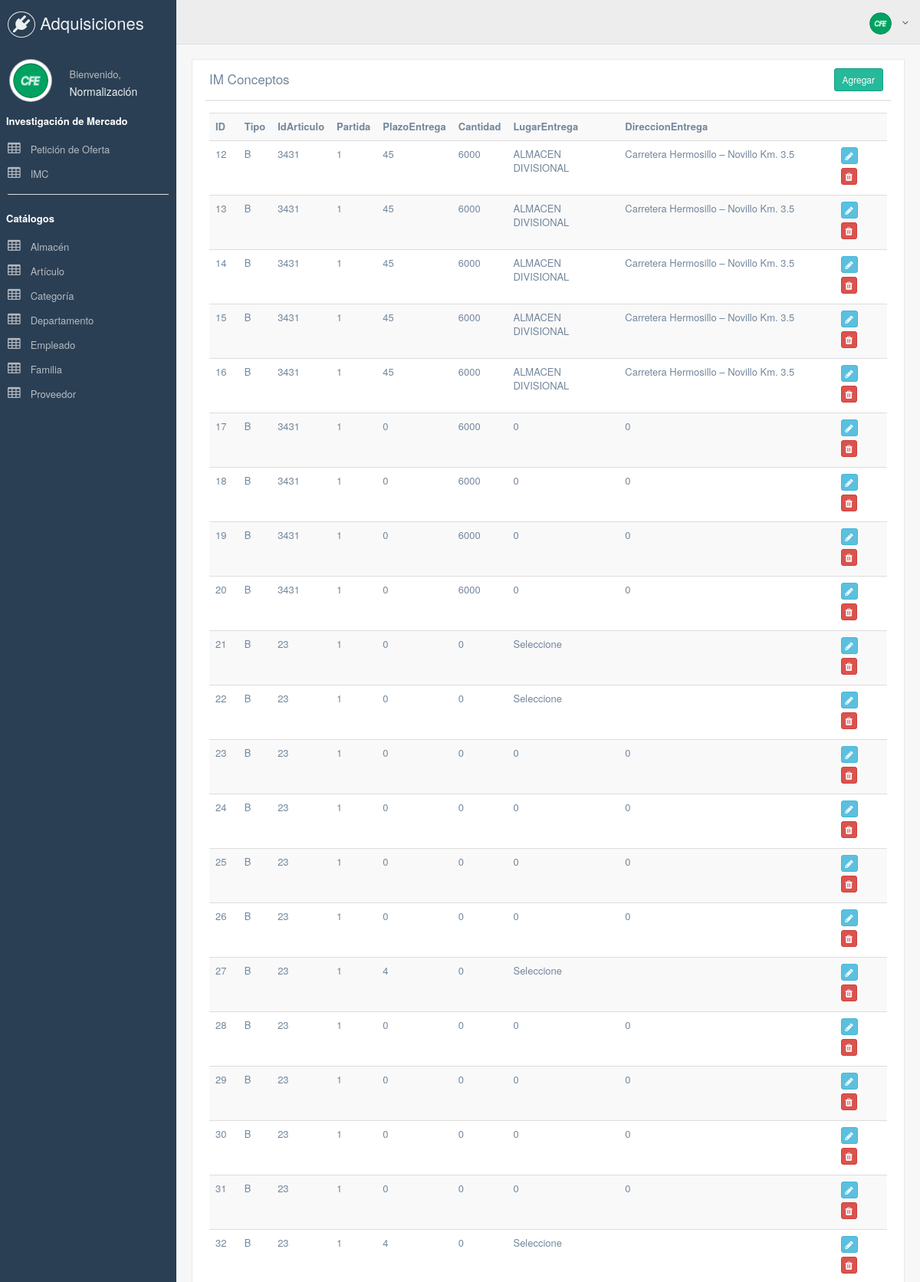
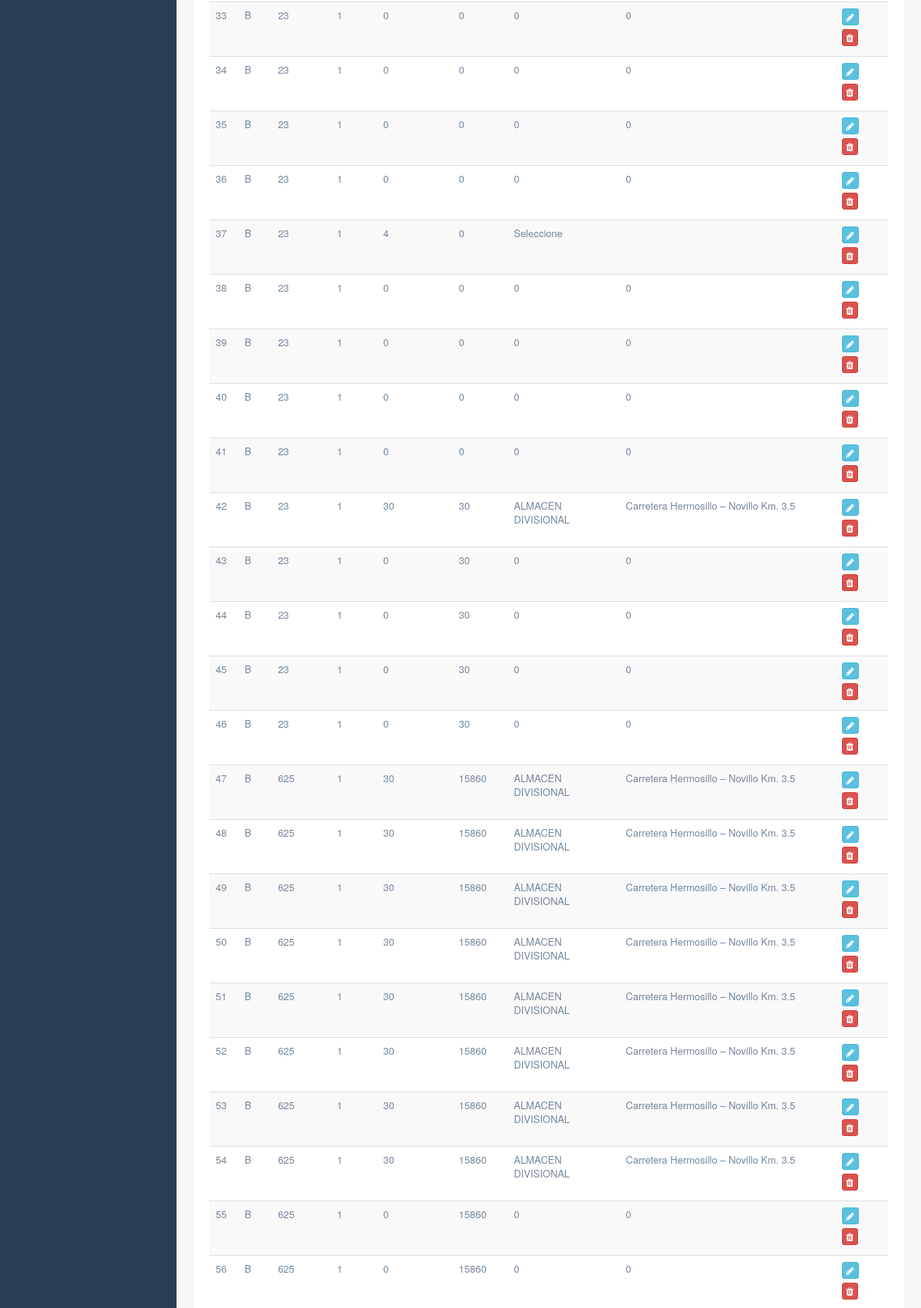
/index.php/im_concepto (upper part), run on the app's committed database (2 pictures, top to bottom).
### tables this page shows
CREATE TABLE `im_concepto` (
  `id` int(11) NOT NULL,
  `idImg` int(11) NOT NULL,
  `idPog` int(11) NOT NULL,
  `tipo` char(1) NOT NULL COMMENT 'B = Bienes, S = Servicios',
  `idArticulo` int(11) NOT NULL,
  `idProveedor` int(11) NOT NULL,
  `partida` int(11) NOT NULL,
  `plazoEntrega` int(11) NOT NULL,
  `cantidad` int(11) NOT NULL,
  `cantidadPO` int(11) NOT NULL,
  `cantidadIM` varchar(11) NOT NULL DEFAULT 'N/C',
  `preciounitarioIM` decimal(15,2) NOT NULL,
  `importeIM` decimal(15,2) NOT NULL,
  `moneda` varchar(5) NOT NULL,
  `tipoCambio` float NOT NULL,
  `fechaElaboracion` date NOT NULL COMMENT 'Fecha correspondiente al tipo de cambio guardado',
  `lugarEntrega` varchar(255) NOT NULL,
  `direccionEntrega` varchar(255) NOT NULL,
  `idAlmacen` int(11) NOT NULL,
  `cotizado` varchar(1) NOT NULL COMMENT 'S = SI COTIZO, N = NO COTIZO'
);

### application/controllers/Im_concepto.php (called while the page is built, shortened)
<?php
class Im_concepto extends CI_Controller{
    function __construct()
    {
        $this->load->model('Imconceptomodel');
    }
    function index()
    {
        $data['listaim_concepto'] = $this->Imconceptomodel->get_all_listaim_concepto();
        $data['_view'] = 'im_concepto/index';
        $this->load->view('layouts/main',$data);
    }
}

### index.php (called while the page is built, shortened)
<?php
require_once BASEPATH.'core/CodeIgniter.php';

### application/models/Imconceptomodel.php (called while the page is built, shortened)
<?php
class Imconceptomodel extends CI_Model
{
    function get_all_listaim_concepto()
    {
        return $this->db->get('im_concepto')->result_array();
    }
}

### application/views/im_concepto/index.php (the view)
<div class="row">
  	<div class="col-md-12 col-sm-12 col-xs-12">
        <div class="x_panel">
          	<div class="x_title">
                <h2>IM Conceptos</h2>
                <div class="nav navbar-right">
					<a href="<?php echo site_url('im_concepto/add'); ?>" class="btn btn-success btn-sm">Agregar</a>
				</div>
                <div class="clearfix"></div>
          	</div>
          	<div class="x_content">
  				<table class="table table-striped">
				    <tr>
						<th>ID</th>
						<th>Tipo</th>
						<th>IdArticulo</th>
						<th>Partida</th>
						<th>PlazoEntrega</th>
						<th>Cantidad</th>
						<th>LugarEntrega</th>
						<th>DireccionEntrega</th>
						<th></th>
				    </tr>
					<?php foreach($listaim_concepto as $i){ ?>
				    <tr>
						<td><?php echo $i['id']; ?></td>
						<td><?php echo $i['tipo']; ?></td>
						<td><?php echo $i['idArticulo']; ?></td>
						<td><?php echo $i['partida']; ?></td>
						<td><?php echo $i['plazoEntrega']; ?></td>
						<td><?php echo $i['cantidad']; ?></td>
						<td><?php echo $i['lugarEntrega']; ?></td>
						<td><?php echo $i['direccionEntrega']; ?></td>
						<td>
				            <a href="<?php echo site_url('im_concepto/edit/'.$i['id']); ?>" class="btn btn-info btn-xs"><span class="fa fa-pencil"></span> </a>
				            <a href="<?php echo site_url('im_concepto/remove/'.$i['id']); ?>" class="btn btn-danger btn-xs"><span class="fa fa-trash"></span> </a>
				        </td>
				    </tr>
					<?php } ?>
				</table>
          	</div>
        </div>
  	</div>
</div>

### application/views/layouts/main.php (style rules this page uses)
a { color: #b6bac1; }

### data on the page
im_concepto: id "12", tipo "B", idArticulo "3431", partida "1", plazoEntrega "45", cantidad "6000", lugarEntrega "ALMACEN DIVISIONAL", direccionEntrega "Carretera Hermosillo – Novillo Km. 3.5"
im_concepto: id "13", tipo "B", idArticulo "3431", partida "1", plazoEntrega "45", cantidad "6000", lugarEntrega "ALMACEN DIVISIONAL", direccionEntrega "Carretera Hermosillo – Novillo Km. 3.5"
im_concepto: id "14", tipo "B", idArticulo "3431", partida "1", plazoEntrega "45", cantidad "6000", lugarEntrega "ALMACEN DIVISIONAL", direccionEntrega "Carretera Hermosillo – Novillo Km. 3.5"
im_concepto: id "15", tipo "B", idArticulo "3431", partida "1", plazoEntrega "45", cantidad "6000", lugarEntrega "ALMACEN DIVISIONAL", direccionEntrega "Carretera Hermosillo – Novillo Km. 3.5"
im_concepto: id "16", tipo "B", idArticulo "3431", partida "1", plazoEntrega "45", cantidad "6000", lugarEntrega "ALMACEN DIVISIONAL", direccionEntrega "Carretera Hermosillo – Novillo Km. 3.5"
im_concepto: id "17", tipo "B", idArticulo "3431", partida "1", plazoEntrega "0", cantidad "6000", lugarEntrega "0", direccionEntrega "0"
im_concepto: id "18", tipo "B", idArticulo "3431", partida "1", plazoEntrega "0", cantidad "6000", lugarEntrega "0", direccionEntrega "0"
im_concepto: id "19", tipo "B", idArticulo "3431", partida "1", plazoEntrega "0", cantidad "6000", lugarEntrega "0", direccionEntrega "0"
im_concepto: id "20", tipo "B", idArticulo "3431", partida "1", plazoEntrega "0", cantidad "6000", lugarEntrega "0", direccionEntrega "0"
im_concepto: id "21", tipo "B", idArticulo "23", partida "1", plazoEntrega "0", cantidad "0", lugarEntrega "Seleccione"
im_concepto: id "22", tipo "B", idArticulo "23", partida "1", plazoEntrega "0", cantidad "0", lugarEntrega "Seleccione"
im_concepto: id "23", tipo "B", idArticulo "23", partida "1", plazoEntrega "0", cantidad "0", lugarEntrega "0", direccionEntrega "0"
im_concepto: id "24", tipo "B", idArticulo "23", partida "1", plazoEntrega "0", cantidad "0", lugarEntrega "0", direccionEntrega "0"
im_concepto: id "25", tipo "B", idArticulo "23", partida "1", plazoEntrega "0", cantidad "0", lugarEntrega "0", direccionEntrega "0"
im_concepto: id "26", tipo "B", idArticulo "23", partida "1", plazoEntrega "0", cantidad "0", lugarEntrega "0", direccionEntrega "0"
im_concepto: id "27", tipo "B", idArticulo "23", partida "1", plazoEntrega "4", cantidad "0", lugarEntrega "Seleccione"
im_concepto: id "28", tipo "B", idArticulo "23", partida "1", plazoEntrega "0", cantidad "0", lugarEntrega "0", direccionEntrega "0"
im_concepto: id "29", tipo "B", idArticulo "23", partida "1", plazoEntrega "0", cantidad "0", lugarEntrega "0", direccionEntrega "0"
im_concepto: id "30", tipo "B", idArticulo "23", partida "1", plazoEntrega "0", cantidad "0", lugarEntrega "0", direccionEntrega "0"
im_concepto: id "31", tipo "B", idArticulo "23", partida "1", plazoEntrega "0", cantidad "0", lugarEntrega "0", direccionEntrega "0"
im_concepto: id "32", tipo "B", idArticulo "23", partida "1", plazoEntrega "4", cantidad "0", lugarEntrega "Seleccione"
im_concepto: id "33", tipo "B", idArticulo "23", partida "1", plazoEntrega "0", cantidad "0", lugarEntrega "0", direccionEntrega "0"
im_concepto: id "34", tipo "B", idArticulo "23", partida "1", plazoEntrega "0", cantidad "0", lugarEntrega "0", direccionEntrega "0"
im_concepto: id "35", tipo "B", idArticulo "23", partida "1", plazoEntrega "0", cantidad "0", lugarEntrega "0", direccionEntrega "0"
im_concepto: id "36", tipo "B", idArticulo "23", partida "1", plazoEntrega "0", cantidad "0", lugarEntrega "0", direccionEntrega "0"
im_concepto: id "37", tipo "B", idArticulo "23", partida "1", plazoEntrega "4", cantidad "0", lugarEntrega "Seleccione"
im_concepto: id "38", tipo "B", idArticulo "23", partida "1", plazoEntrega "0", cantidad "0", lugarEntrega "0", direccionEntrega "0"
im_concepto: id "39", tipo "B", idArticulo "23", partida "1", plazoEntrega "0", cantidad "0", lugarEntrega "0", direccionEntrega "0"
im_concepto: id "40", tipo "B", idArticulo "23", partida "1", plazoEntrega "0", cantidad "0", lugarEntrega "0", direccionEntrega "0"
im_concepto: id "41", tipo "B", idArticulo "23", partida "1", plazoEntrega "0", cantidad "0", lugarEntrega "0", direccionEntrega "0"
im_concepto: id "42", tipo "B", idArticulo "23", partida "1", plazoEntrega "30", cantidad "30", lugarEntrega "ALMACEN DIVISIONAL", direccionEntrega "Carretera Hermosillo – Novillo Km. 3.5"
im_concepto: id "43", tipo "B", idArticulo "23", partida "1", plazoEntrega "0", cantidad "30", lugarEntrega "0", direccionEntrega "0"
im_concepto: id "44", tipo "B", idArticulo "23", partida "1", plazoEntrega "0", cantidad "30", lugarEntrega "0", direccionEntrega "0"
im_concepto: id "45", tipo "B", idArticulo "23", partida "1", plazoEntrega "0", cantidad "30", lugarEntrega "0", direccionEntrega "0"
im_concepto: id "46", tipo "B", idArticulo "23", partida "1", plazoEntrega "0", cantidad "30", lugarEntrega "0", direccionEntrega "0"
im_concepto: id "47", tipo "B", idArticulo "625", partida "1", plazoEntrega "30", cantidad "15860", lugarEntrega "ALMACEN DIVISIONAL", direccionEntrega "Carretera Hermosillo – Novillo Km. 3.5"
im_concepto: id "48", tipo "B", idArticulo "625", partida "1", plazoEntrega "30", cantidad "15860", lugarEntrega "ALMACEN DIVISIONAL", direccionEntrega "Carretera Hermosillo – Novillo Km. 3.5"
im_concepto: id "49", tipo "B", idArticulo "625", partida "1", plazoEntrega "30", cantidad "15860", lugarEntrega "ALMACEN DIVISIONAL", direccionEntrega "Carretera Hermosillo – Novillo Km. 3.5"
im_concepto: id "50", tipo "B", idArticulo "625", partida "1", plazoEntrega "30", cantidad "15860", lugarEntrega "ALMACEN DIVISIONAL", direccionEntrega "Carretera Hermosillo – Novillo Km. 3.5"
im_concepto: id "51", tipo "B", idArticulo "625", partida "1", plazoEntrega "30", cantidad "15860", lugarEntrega "ALMACEN DIVISIONAL", direccionEntrega "Carretera Hermosillo – Novillo Km. 3.5"
im_concepto: id "52", tipo "B", idArticulo "625", partida "1", plazoEntrega "30", cantidad "15860", lugarEntrega "ALMACEN DIVISIONAL", direccionEntrega "Carretera Hermosillo – Novillo Km. 3.5"
im_concepto: id "53", tipo "B", idArticulo "625", partida "1", plazoEntrega "30", cantidad "15860", lugarEntrega "ALMACEN DIVISIONAL", direccionEntrega "Carretera Hermosillo – Novillo Km. 3.5"
im_concepto: id "54", tipo "B", idArticulo "625", partida "1", plazoEntrega "30", cantidad "15860", lugarEntrega "ALMACEN DIVISIONAL", direccionEntrega "Carretera Hermosillo – Novillo Km. 3.5"
im_concepto: id "55", tipo "B", idArticulo "625", partida "1", plazoEntrega "0", cantidad "15860", lugarEntrega "0", direccionEntrega "0"
im_concepto: id "56", tipo "B", idArticulo "625", partida "1", plazoEntrega "0", cantidad "15860", lugarEntrega "0", direccionEntrega "0"
